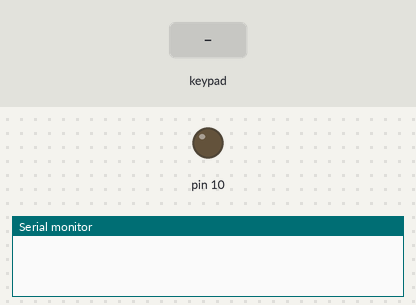
A sketch run on a simulated Arduino Uno, built with avr-gcc and run on an emulated ATmega328P. Shown: output pins drawn as LEDs (lit = HIGH), the last lines printed to the serial monitor. The test bench sets the inputs (shaded band).

Above: at 1.2 s.
1.3 s: key '0' pressed
At 1.6 s:
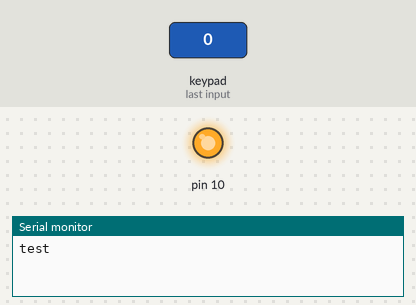
7.4 s: keypad keys 2 3 4 5 # pressed 0.4 s apart
At 9.9 s:
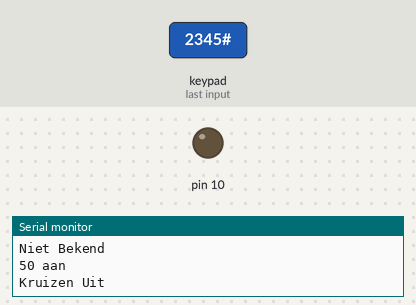
Timing chart, 0 to 11.4 s (numbered marks = the images above; inputs shaded):
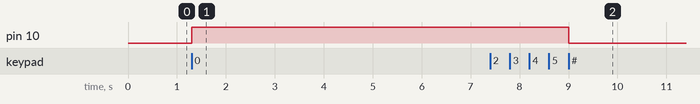

Measured:
- after the input at 1.3 s, pin 10: LOW → HIGH at once
- after the input at 7.4 s, pin 10: HIGH → LOW after 1.6 s

The sketch:

V2.ino
```cpp
/* @file CustomKeypad.pde
|| @version 1.0
|| @author Alexander Brevig
|| @contact alexanderbrevig@gmail.com
||
|| @description
|| | Demonstrates changing the keypad size and key values.
|| #
*/
#include <Keypad.h>

const byte ROWS = 4; //four rows
const byte COLS = 4; //four columns
//define the cymbols on the buttons of the keypads
char hexaKeys[ROWS][COLS] = {
  {'1','2','3','A'},
  {'4','5','6','B'},
  {'7','8','9','C'},
  {'*','0','#','D'}
};
byte rowPins[ROWS] = {2, 3, 4, 5}; //connect to the row pinouts of the keypad
byte colPins[COLS] = {6, 7, 8, 9}; //connect to the column pinouts of the keypad

//initialize an instance of class NewKeypad
Keypad customKeypad = Keypad( makeKeymap(hexaKeys), rowPins, colPins, ROWS, COLS);

void setup(){
  Serial.begin(9600);
  pinMode(10, OUTPUT);
}

void loop(){
  char customKey = customKeypad.getKey();

  if (customKey){
    switch(customKey){
      case '3':
        Serial.println("30 aan");
        break;
      case '5':
        Serial.println("50 aan");
        break;
      case '6':
        Serial.println("60 aan");
        break;
      case '7':
        Serial.println("70 aan");
        break;
      case '*':
        Serial.println("Cijfers Uit");
        break;
      case '#':
        digitalWrite(10, LOW);
                Serial.println("Kruizen Uit");
        break;
      case 'A':
        Serial.println("Pijl links aan");
        break;
      case 'B':
        Serial.println("Pijl rechts aan");
        break;
      case 'C':
        Serial.println("Kruis aan");
        break;
      case '0':
        Serial.println("test");
        digitalWrite(10, HIGH);
        break;
      default:
        Serial.println("Niet Bekend");
    }
  }
}
```
